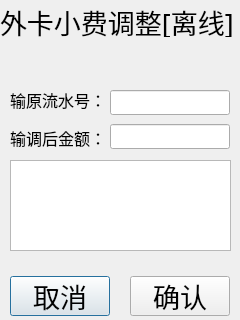
<?xml version="1.0" encoding="UTF-8"?>
<ui version="4.0">
 <class>Pro_52_TipAdjust</class>
 <widget class="QDialog" name="Pro_52_TipAdjust">
  <property name="geometry">
   <rect>
    <x>0</x>
    <y>0</y>
    <width>240</width>
    <height>320</height>
   </rect>
  </property>
  <property name="windowTitle">
   <string>Dialog</string>
  </property>
  <widget class="QLabel" name="label_5">
   <property name="geometry">
    <rect>
     <x>10</x>
     <y>128</y>
     <width>91</width>
     <height>19</height>
    </rect>
   </property>
   <property name="font">
    <font>
     <family>AR PL UKai CN</family>
     <pointsize>12</pointsize>
    </font>
   </property>
   <property name="text">
    <string>输调后金额：</string>
   </property>
  </widget>
  <widget class="QLineEdit" name="line1_amt">
   <property name="geometry">
    <rect>
     <x>110</x>
     <y>90</y>
     <width>120</width>
     <height>25</height>
    </rect>
   </property>
   <property name="font">
    <font>
     <family>AR PL UKai CN</family>
     <pointsize>14</pointsize>
    </font>
   </property>
  </widget>
  <widget class="QPushButton" name="cancelButton">
   <property name="geometry">
    <rect>
     <x>10</x>
     <y>276</y>
     <width>100</width>
     <height>40</height>
    </rect>
   </property>
   <property name="font">
    <font>
     <family>AR PL UKai CN</family>
     <pointsize>20</pointsize>
    </font>
   </property>
   <property name="text">
    <string>取消</string>
   </property>
  </widget>
  <widget class="QLabel" name="label_4">
   <property name="geometry">
    <rect>
     <x>10</x>
     <y>90</y>
     <width>96</width>
     <height>19</height>
    </rect>
   </property>
   <property name="font">
    <font>
     <family>AR PL UKai CN</family>
     <pointsize>12</pointsize>
    </font>
   </property>
   <property name="text">
    <string>输原流水号：</string>
   </property>
  </widget>
  <widget class="QLineEdit" name="line1_amt_2">
   <property name="geometry">
    <rect>
     <x>110</x>
     <y>124</y>
     <width>120</width>
     <height>25</height>
    </rect>
   </property>
   <property name="font">
    <font>
     <family>AR PL UKai CN</family>
     <pointsize>14</pointsize>
    </font>
   </property>
  </widget>
  <widget class="QLabel" name="label_2">
   <property name="geometry">
    <rect>
     <x>0</x>
     <y>6</y>
     <width>240</width>
     <height>31</height>
    </rect>
   </property>
   <property name="font">
    <font>
     <family>AR PL UKai CN</family>
     <pointsize>20</pointsize>
    </font>
   </property>
   <property name="text">
    <string>外卡小费调整[离线]</string>
   </property>
  </widget>
  <widget class="QPushButton" name="confirmButton">
   <property name="geometry">
    <rect>
     <x>130</x>
     <y>276</y>
     <width>100</width>
     <height>40</height>
    </rect>
   </property>
   <property name="font">
    <font>
     <family>AR PL UKai CN</family>
     <pointsize>20</pointsize>
    </font>
   </property>
   <property name="text">
    <string>确认</string>
   </property>
  </widget>
  <widget class="QTextEdit" name="line0_card">
   <property name="geometry">
    <rect>
     <x>10</x>
     <y>160</y>
     <width>221</width>
     <height>91</height>
    </rect>
   </property>
   <property name="font">
    <font>
     <family>AR PL UKai CN</family>
     <pointsize>14</pointsize>
    </font>
   </property>
   <property name="readOnly">
    <bool>true</bool>
   </property>
  </widget>
 </widget>
 <resources/>
 <connections/>
</ui>
